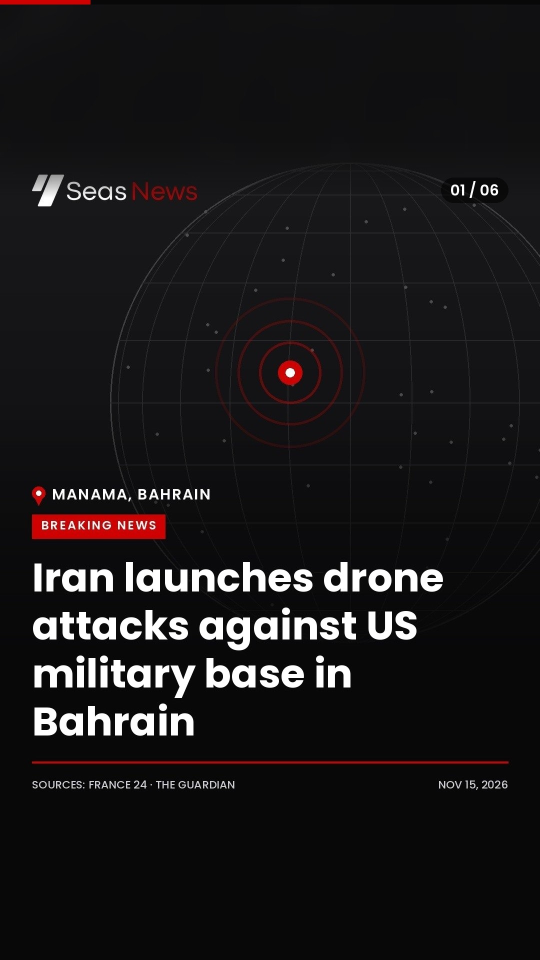
#> input picture tests/golden/example_story_full_1080x1920.jpg, 1080 x 1920 px (shown at 1/2 size)
$ python roundup_design.py ../tests/golden/example_story_full_1080x1920.jpg ../tests/golden/example_story_typing_1080x1920.jpg ../tests/golden/example_story_typing_1080x1920.jpg
#> lines starting #> are read from the running program, lines starting #| are printed output that depends on the picture
"""
7 Seas News — roundup design (APPROVED, Nov 2026). Do not change numbers here without the owner.

This file is the single source of truth for how the daily roundup looks:
  - make_cover()        TikTok cover, 1080×1350
  - cover_9x16()        YouTube/Facebook cover + first video frame, 1080×1920
  - story_canvas()      1080×1920 story frame built from the bot's 1080×1350 post (no headline)
  - draw_counter()      thin red progress line + "01 / 13" pill
  - typing_frame()      headline typed so far + red cursor
  - wipe()              red swipe transition
  - end_frame()         last frame "FOLLOW FOR MORE", 1080×1920
  - sounds: the bot's own Reel sounds, main.roundup_audio() (not in this file)
  - TIMING              all durations

Everything is drawn with Pillow at the final size. Fonts: Poppins Bold / SemiBold / Medium (.ttf).
"""
import math
import os
import random

from PIL import Image, ImageDraw, ImageFilter, ImageFont

# ---------------------------------------------------------------- sizes & colours
W = 1080
POST_H = 1350          # TikTok cover / post / slide
VID_H = 1920           # YouTube + Facebook video, cover, frames
OY = 285               # where the 1080×1350 post sits inside the 1080×1920 frame
M = 64                 # left/right margin

RED = (206, 0, 0)      # #CE0000
BLACK = (8, 8, 9)
CHARCOAL = (26, 26, 29)
WHITE = (255, 255, 255)
SOFT = (205, 205, 210)
FILL_TOP_9x16 = None   # computed from the cover itself (≈ 25,25,27)
FILL_BOTTOM_9x16 = (8, 8, 8)

FPS = 30
TIMING = {
    "cover_hold_s": 1.3,        # opening cover, then red swipe out
    "wipe_frames": 8,           # each way (in / out), smoothstep easing
    "type_s_per_char": 0.028,   # typing speed
    "type_min_s": 1.4,
    "type_max_s": 2.4,
    "hold_s": 2.2,              # full headline stays on screen
    "cursor_blink_frames": 9,   # cursor on/off every 9 frames …
    "cursor_blink_until": 36,   # … only for the first 36 frames of the hold
    "end_hold_s": 2.6,          # last frame
}

_font_dir = os.path.join(os.path.dirname(__file__), "..", "assets", "fonts")


def set_font_dir(path):
    global _font_dir
    _font_dir = path


def font(weight, size):
    """weight: 'Bold' | 'SemiBold' | 'Medium'"""
    return ImageFont.truetype(os.path.join(_font_dir, f"Poppins-{weight}.ttf"), size)


def _spaced(d, xy, text, f, fill, spacing):
    x, y = xy
    for ch in text:
        d.text((x, y), ch, font=f, fill=fill)
        x += d.textlength(ch, font=f) + spacing


def _spaced_width(d, text, f, spacing):
    return sum(d.textlength(c, font=f) + spacing for c in text) - spacing


def _vertical_fade(h, a_bottom, y0, y1):
    """Mask: 0 above y0, ramps to a_bottom at y1, stays a_bottom below."""
    m = Image.new("L", (W, h), 0)
    d = ImageDraw.Draw(m)
    for y in range(y0, h):
        a = a_bottom if y > y1 else int(a_bottom * (y - y0) / (y1 - y0))
        d.line([(0, y), (W, y)], fill=a)
    return m


# ---------------------------------------------------------------- cover background
GLOBE = {"cx": W // 2 + 160, "cy": 520, "r": 480}
COVER_PINS = [(-120, -60), (40, 60), (-260, 120), (150, -170), (-40, -230)]   # offsets from globe centre


def cover_background():
    """Charcoal→black gradient + faint globe grid + 40 dots + 5 red news pins + bottom fade. 1080×1350."""
    h = POST_H
    bg = Image.new("RGB", (W, h), BLACK)
    d = ImageDraw.Draw(bg)
    for y in range(h):
        k = y / h
        d.line([(0, y), (W, y)], fill=tuple(int(CHARCOAL[i] * (1 - k) + BLACK[i] * k) for i in range(3)))

    cx, cy, r = GLOBE["cx"], GLOBE["cy"], GLOBE["r"]
    layer = Image.new("RGBA", (W, h), (0, 0, 0, 0))
    g = ImageDraw.Draw(layer)
    line = (255, 255, 255, 26)
    g.ellipse([cx - r, cy - r, cx + r, cy + r], outline=(255, 255, 255, 50), width=3)
    for lon in range(15, 90, 15):
        hw = r * math.cos(math.radians(lon))
        g.ellipse([cx - hw, cy - r, cx + hw, cy + r], outline=line, width=2)
    g.line([(cx, cy - r), (cx, cy + r)], fill=line, width=2)
    for lat in range(-75, 90, 15):
        y = cy + r * math.sin(math.radians(lat))
        hw = r * math.cos(math.radians(lat))
        g.line([(cx - hw, y), (cx + hw, y)], fill=line, width=2)
    rnd = random.Random(7)                      # fixed seed → same dots every time
    for _ in range(40):
        a, rr = rnd.uniform(0, 6.28), r * math.sqrt(rnd.uniform(0, 1))
        x, y = cx + rr * math.cos(a), cy + rr * math.sin(a)
        g.ellipse([x - 3, y - 3, x + 3, y + 3], fill=(255, 255, 255, 60))
    bg.paste(layer, (0, 0), layer.filter(ImageFilter.GaussianBlur(0.6)))

    pins = Image.new("RGBA", (W, h), (0, 0, 0, 0))
    g = ImageDraw.Draw(pins)
    for dx, dy in COVER_PINS:
        x, y = cx + dx, cy + dy
        for rr, a in ((46, 40), (28, 80)):
            g.ellipse([x - rr, y - rr, x + rr, y + rr], outline=RED + (a,), width=3)
        g.ellipse([x - 10, y - 10, x + 10, y + 10], fill=RED + (255,))
        g.ellipse([x - 4, y - 4, x + 4, y + 4], fill=(255, 255, 255, 255))
    bg.paste(pins, (0, 0), pins)

    bg.paste(Image.new("RGB", (W, h), BLACK), (0, 0), _vertical_fade(h, 245, int(h * .38), int(h * .70)))
    return bg


def paste_logo(img, logo_path, x=M, y=M, width=330):
    logo = Image.open(logo_path).convert("RGBA")
    logo = logo.resize((width, int(logo.height * width / logo.width)), Image.LANCZOS)
    img.paste(logo, (x, y), logo)


# ---------------------------------------------------------------- cover (1080×1350)
HOOK_FONT = 46
HOOK_MAX_W = W - 2 * M - 30          # 922 px: one hook sentence must fit one line


def split_hook(hook, d=None):
    """Hook = 2 short sentences. One line if it fits, else split at the first '. '.
    Returns list of lines. Raises ValueError if a line still does not fit
    (then ask Gemini for a shorter hook — max ~32 characters per sentence)."""
    d = d or ImageDraw.Draw(Image.new("L", (1, 1)))
    f = font("SemiBold", HOOK_FONT)
    if d.textlength(hook, font=f) <= HOOK_MAX_W:
        return [hook]
    if ". " not in hook:
        raise ValueError("hook too long and has no '. ' to split: " + hook)
    a, b = hook.split(". ", 1)
    lines = [a + ".", b]
    for ln in lines:
        if d.textlength(ln, font=f) > HOOK_MAX_W:
            raise ValueError("hook line too long: " + ln)
    return lines


def make_cover(date, part_no, total_parts, part_name, hook, logo_path):
    """date: datetime.date of the NEWS day (New York). Returns RGB 1080×1350."""
    img = cover_background()
#> in cover_background, `layer = Image.new("RGBA", (W, h), (0, 0, 0, 0))`: layer: PIL image 1080x1350 RGBA; every value is 0
#> in cover_background, `bg.paste(layer, (0, 0), layer.filter(ImageFilter.GaussianBlur(0.6)))`:
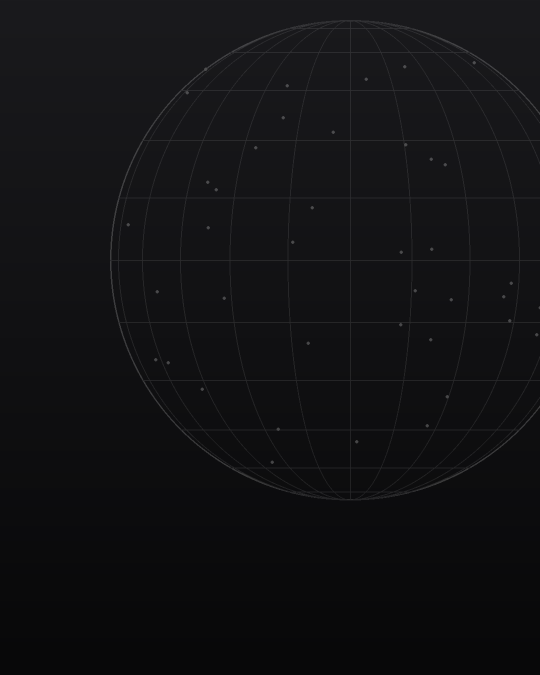
#> bg: PIL image 1080x1350 RGB (shown at 1/2 size); mean R, G, B 17.2, 17.2, 19.2
#> in cover_background, `bg.paste(pins, (0, 0), pins)`:
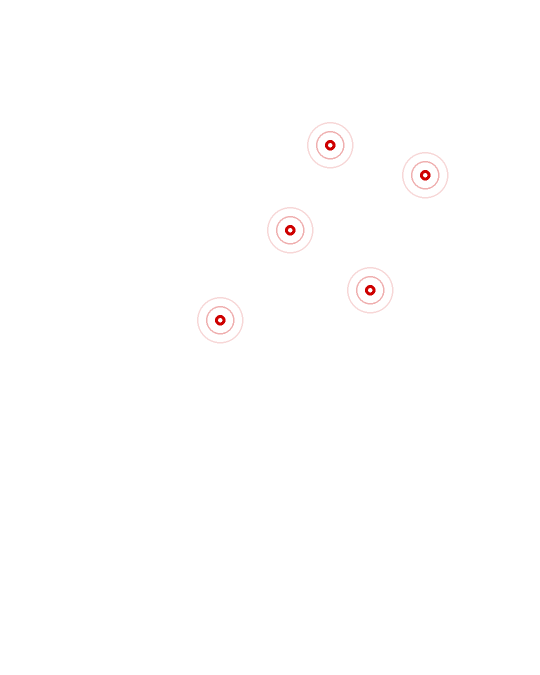
#> pins: PIL image 1080x1350 RGBA (shown at 1/2 size); mean R, G, B, A 1.2, 0.1, 0.1, 0.6; transparent parts drawn white
#> in _vertical_fade, `m = Image.new("L", (W, h), 0)`: m: PIL image 1080x1350 L; every value is 0
    d = ImageDraw.Draw(img)
    paste_logo(img, logo_path)
#> in paste_logo, `img.paste(logo, (x, y), logo)`:
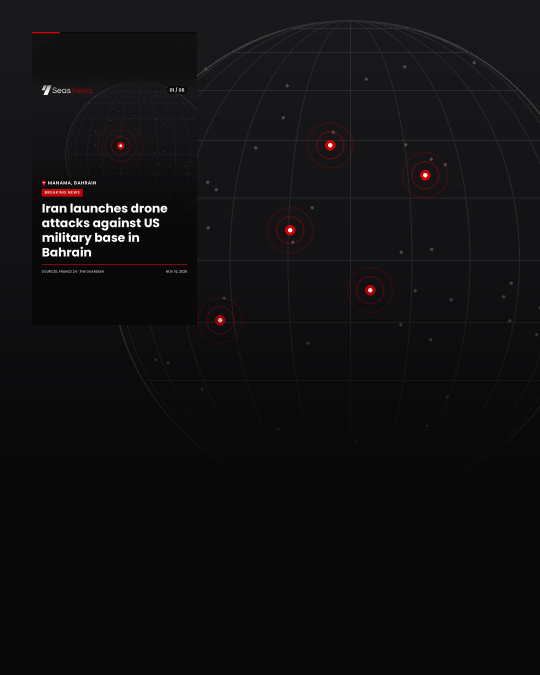
#> img: PIL image 1080x1350 RGB (shown at 1/2 size); mean R, G, B 16.2, 15.6, 17.2

    # 1) red label box "PART 1/3 · WAR & CONFLICT"   (top y=600, height 52, text SemiBold 26, letter-spacing 4)
    label = f"PART {part_no}/{total_parts} · {part_name.upper()}"
    f = font("SemiBold", 26)
    lw = _spaced_width(d, label, f, 4)
#> lw = 465.9
    d.rectangle([M, 600, M + lw + 40, 652], fill=RED)
    _spaced(d, (M + 20, 606), label, f, WHITE, 4)

    # 2) "NOV 15"   Bold 190 at y=668; month white, day number red; black shadow +3,+4
    mon, day = date.strftime("%b").upper(), date.strftime("%d")
    fb = font("Bold", 190)
    d.text((M + 3, 672), mon, font=fb, fill=(0, 0, 0))
    d.text((M, 668), mon, font=fb, fill=WHITE)
    x2 = M + d.textlength(mon + " ", font=fb)
#> x2 = 542.7
    d.text((x2 + 3, 672), day, font=fb, fill=(0, 0, 0))
    d.text((x2, 668), day, font=fb, fill=RED)

    # 3) "TOP STORIES"   Bold 84 at y=885, white, shadow +2,+3   (never a number, never "TODAY'S")
    fs = font("Bold", 84)
    d.text((M + 2, 888), "TOP STORIES", font=fs, fill=(0, 0, 0))
    d.text((M, 885), "TOP STORIES", font=fs, fill=WHITE)

    # 4) hook   SemiBold 46, white, x=M+30, first line y=1012, line step 56; red bar 8 px wide at x=M from y=1010
    lines = split_hook(hook, d)
#> lines = ['Iran targets US base in Bahrain.', 'Houthis advance.']
    d.rectangle([M, 1010, M + 8, 1010 + 66 + 56 * (len(lines) - 1)], fill=RED)
    hf = font("SemiBold", HOOK_FONT)
    for k, ln in enumerate(lines):
        d.text((M + 30, 1012 + 56 * k), ln, font=hf, fill=WHITE)
#> this loop made 2 passes

    # 5) weekday line "SUNDAY · 2026"   SemiBold 36, SOFT grey, y=1150 (1 hook line) or 1170 (2 lines). No letter-spacing.
    d.text((M, 1150 if len(lines) == 1 else 1170), f"{date.strftime('%A').upper()} · {date.year}",
           font=font("SemiBold", 36), fill=SOFT)

    # 6) footer: red line y=1238..1241 from M to W-M; "VERIFIED WORLD NEWS · EVERY DAY" Medium 24 SOFT at y=1268;
    #    "SWIPE" SemiBold 28 white letter-spacing 3 + red arrow at the right
    ft = POST_H - 112
    d.rectangle([M, ft, W - M, ft + 3], fill=RED)
    d.text((M, ft + 30), "VERIFIED WORLD NEWS · EVERY DAY", font=font("Medium", 24), fill=SOFT)
    sw = font("SemiBold", 28)
    tw = _spaced_width(d, "SWIPE", sw, 3)
#> tw = 100.3
    _spaced(d, (W - M - tw - 70, ft + 26), "SWIPE", sw, WHITE, 3)
    ax, ay = W - M - 50, ft + 47
    d.line([(ax, ay), (ax + 46, ay)], fill=RED, width=6)
    d.polygon([(ax + 50, ay), (ax + 32, ay - 14), (ax + 32, ay + 14)], fill=RED)
    return img


def cover_9x16(cover):
    """1080×1920: cover at y=285; top 285 px filled with the cover's own top colour; below it (8,8,8)."""
    fr = Image.new("RGB", (W, VID_H), FILL_BOTTOM_9x16)
    fr.paste(Image.new("RGB", (W, OY), cover.getpixel((540, 2))), (0, 0))
    fr.paste(cover, (0, OY))
    return fr


# ---------------------------------------------------------------- story frames (1080×1920)
# [99 lines left out: functions story_canvas, draw_counter, typing_frame, typing_frame_count, wipe, not called in this run]


def end_frame(logo_path):
    """Last frame 1080×1920 on BLACK: logo 660 px wide centred, top y=767; red bar 120×6 centred at y=930;
    'FOLLOW FOR MORE' Bold 58 centred, top y=1000; 'VERIFIED WORLD NEWS · EVERY DAY' Medium 30 SOFT, top y=1085."""
    fr = Image.new("RGB", (W, VID_H), BLACK)
    logo = Image.open(logo_path).convert("RGBA")
    lw = 660
    logo = logo.resize((lw, int(logo.height * lw / logo.width)), Image.LANCZOS)
    fr.paste(logo, ((W - lw) // 2, 767), logo)
    d = ImageDraw.Draw(fr)
    d.rectangle([W // 2 - 60, 930, W // 2 + 60, 936], fill=RED)
    d.text((W // 2, 1000), "FOLLOW FOR MORE", font=font("Bold", 58), fill=WHITE, anchor="ma")
    d.text((W // 2, 1085), "VERIFIED WORLD NEWS · EVERY DAY", font=font("Medium", 30), fill=SOFT, anchor="ma")
    return fr


# ---------------------------------------------------------------- sounds
# The roundup uses the bot's OWN Reel sounds (owner's choice, Nov 17 2026): main.roundup_audio() — boom at the
# cover, the Reel key click per typed character, the Reel whoosh at every swipe. No second set of sounds here.


# ---------------------------------------------------------------- golden images (self-test)
if __name__ == "__main__":
    import datetime
    import sys
    logo, outdir = sys.argv[1], sys.argv[2]
    if len(sys.argv) > 3:
        set_font_dir(sys.argv[3])
    os.makedirs(outdir, exist_ok=True)
    day = datetime.date(2026, 11, 15)
    examples = [
        (1, "WAR & CONFLICT", "Iran targets US base in Bahrain. Houthis advance."),
        (2, "US NEWS", "FAA ground stop. SpaceX catches Starship."),
        (3, "WORLD NEWS", "Czechs protest in Prague. Mexican drug lord dies at 80."),
    ]
    for p, name, hook in examples:
        c = make_cover(day, p, 3, name, hook, logo)
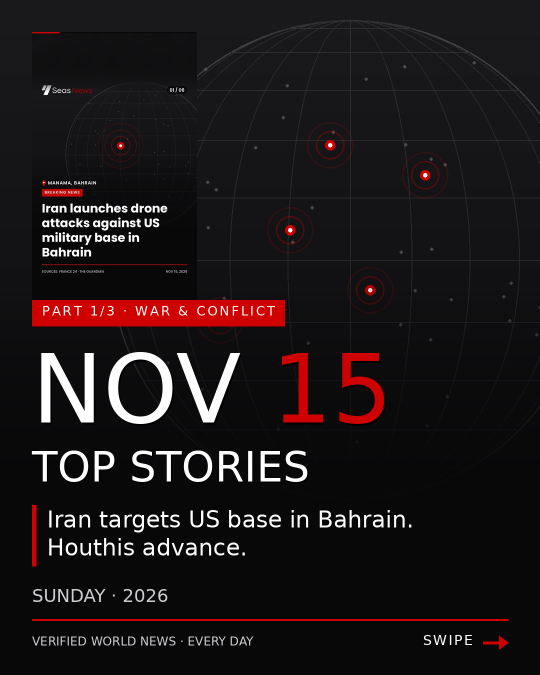
#> c: PIL image 1080x1350 RGB (shown at 1/2 size); mean R, G, B 29.3, 23, 24.6
        c.save(f"{outdir}/golden_cover_p{p}_1080x1350.png")
        cover_9x16(c).save(f"{outdir}/golden_cover_p{p}_1080x1920.png")
#> in cover_9x16, `fr = Image.new("RGB", (W, VID_H), FILL_BOTTOM_9x16)`: fr: PIL image 1080x1920 RGB; every value is 8
#> in cover_9x16, `fr.paste(cover, (0, OY))`:
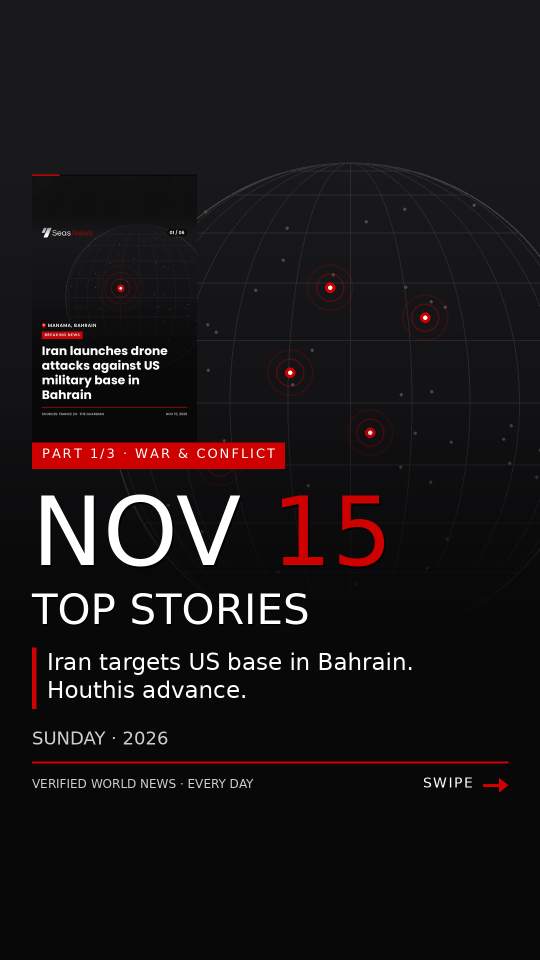
#> fr: PIL image 1080x1920 RGB (shown at 1/2 size); mean R, G, B 25.5, 21.1, 22.6
    end_frame(logo).save(f"{outdir}/golden_end_1080x1920.png")
#> in end_frame, `logo = logo.resize((lw, int(logo.height * lw / logo.width)), Image.LAN..`:
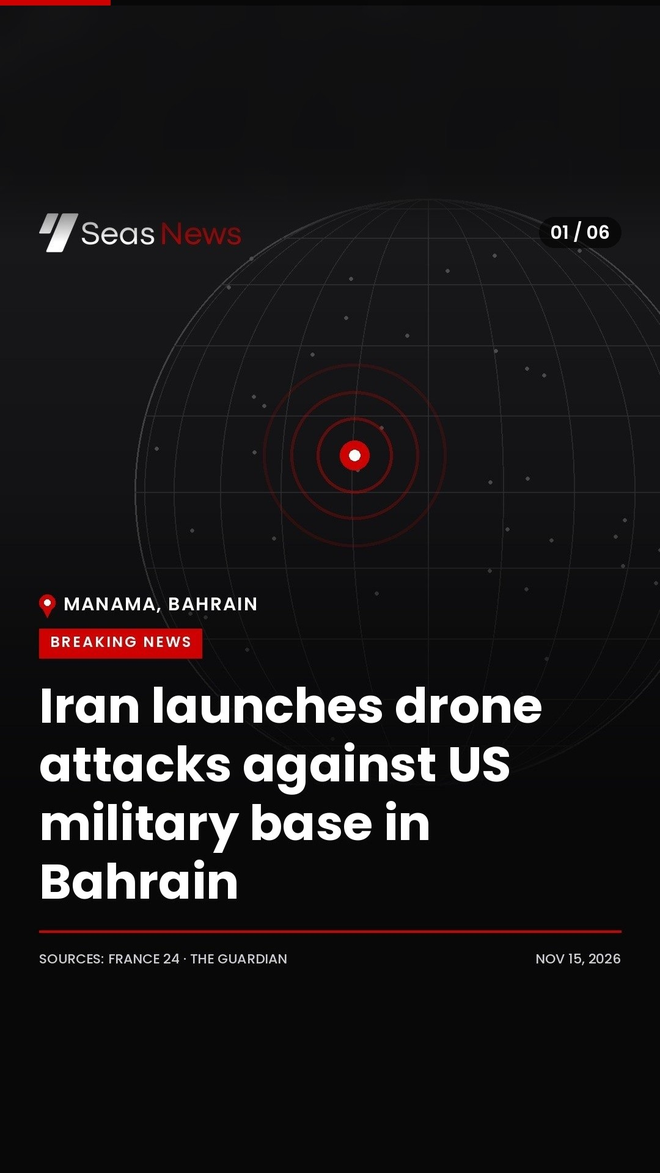
#> logo: PIL image 660x1173 RGBA; mean R, G, B, A 25.6, 23.5, 24.4, 255
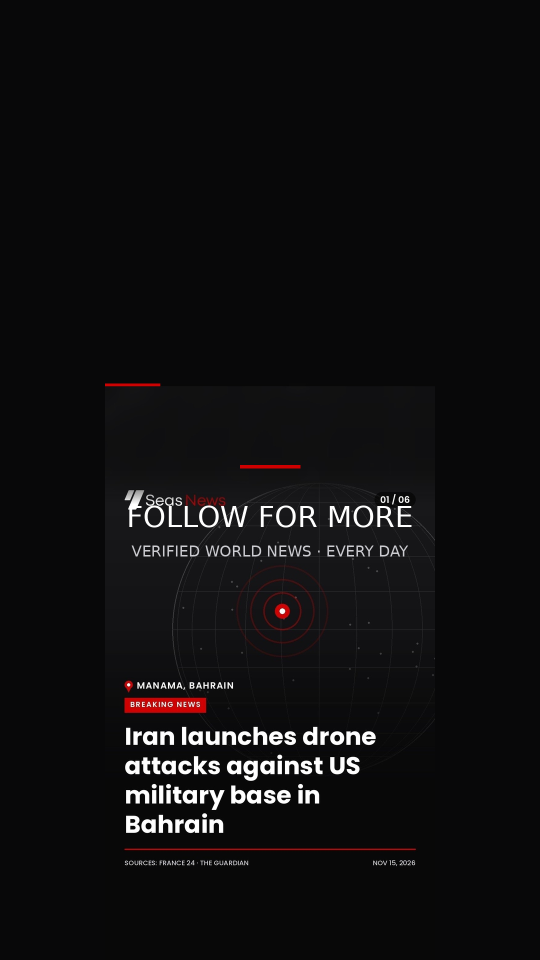
#> saved as golden_end_1080x1920.png: PIL image 1080x1920 RGB (shown at 1/2 size); mean R, G, B 15.8, 14.9, 15.9
    print("golden images written to", outdir)
